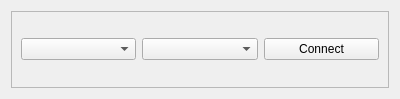
<?xml version="1.0" encoding="UTF-8"?>
<ui version="4.0">
 <class>UsbWidget</class>
 <widget class="QWidget" name="UsbWidget">
  <property name="geometry">
   <rect>
    <x>0</x>
    <y>0</y>
    <width>400</width>
    <height>99</height>
   </rect>
  </property>
  <property name="windowTitle">
   <string>USB</string>
  </property>
  <layout class="QHBoxLayout" name="horizontalLayout">
   <item>
    <widget class="QFrame" name="frame">
     <property name="frameShape">
      <enum>QFrame::StyledPanel</enum>
     </property>
     <property name="frameShadow">
      <enum>QFrame::Raised</enum>
     </property>
     <layout class="QGridLayout" name="gridLayout">
      <item row="0" column="1">
       <widget class="QComboBox" name="cb_list_baud_rates"/>
      </item>
      <item row="0" column="2">
       <widget class="QPushButton" name="bt_connect_disconnect">
        <property name="text">
         <string>Connect</string>
        </property>
       </widget>
      </item>
      <item row="0" column="0">
       <widget class="ExtendedComboBox" name="cb_list_usb_devices"/>
      </item>
     </layout>
    </widget>
   </item>
  </layout>
 </widget>
 <customwidgets>
  <customwidget>
   <class>ExtendedComboBox</class>
   <extends>QComboBox</extends>
   <header>pyqtier.widgets.custom_widgets</header>
  </customwidget>
 </customwidgets>
 <resources/>
 <connections/>
</ui>
